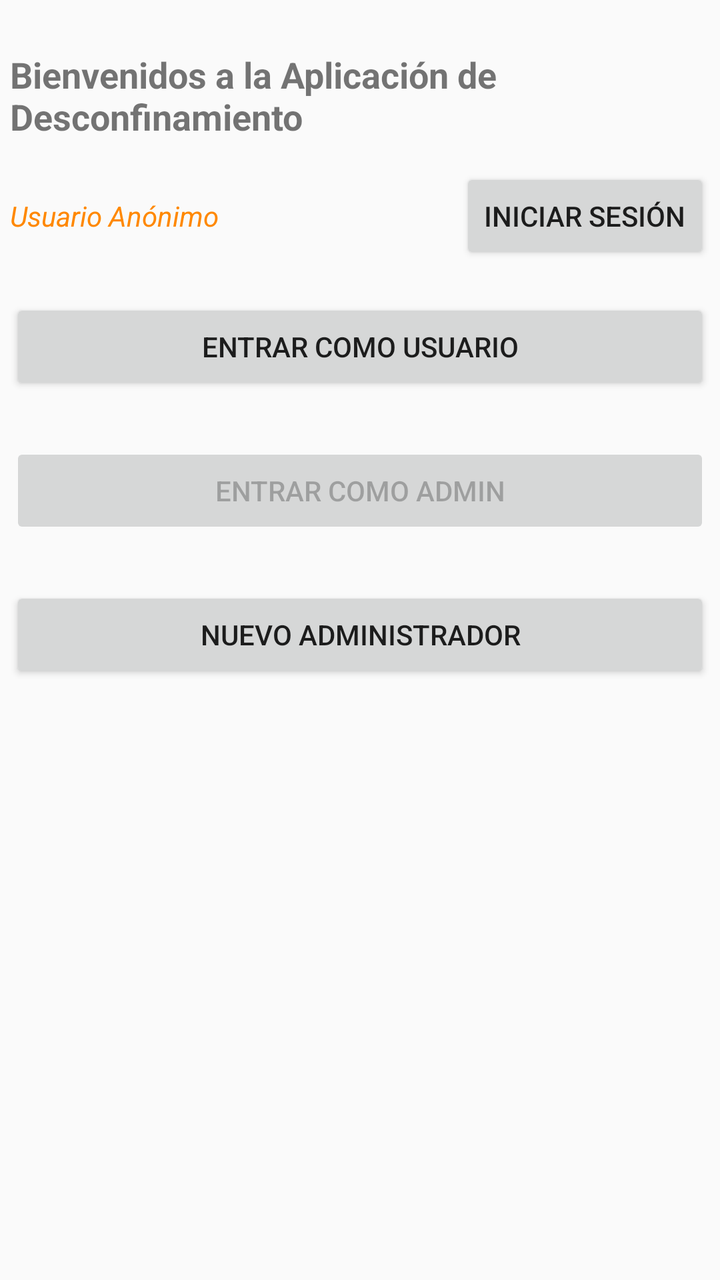
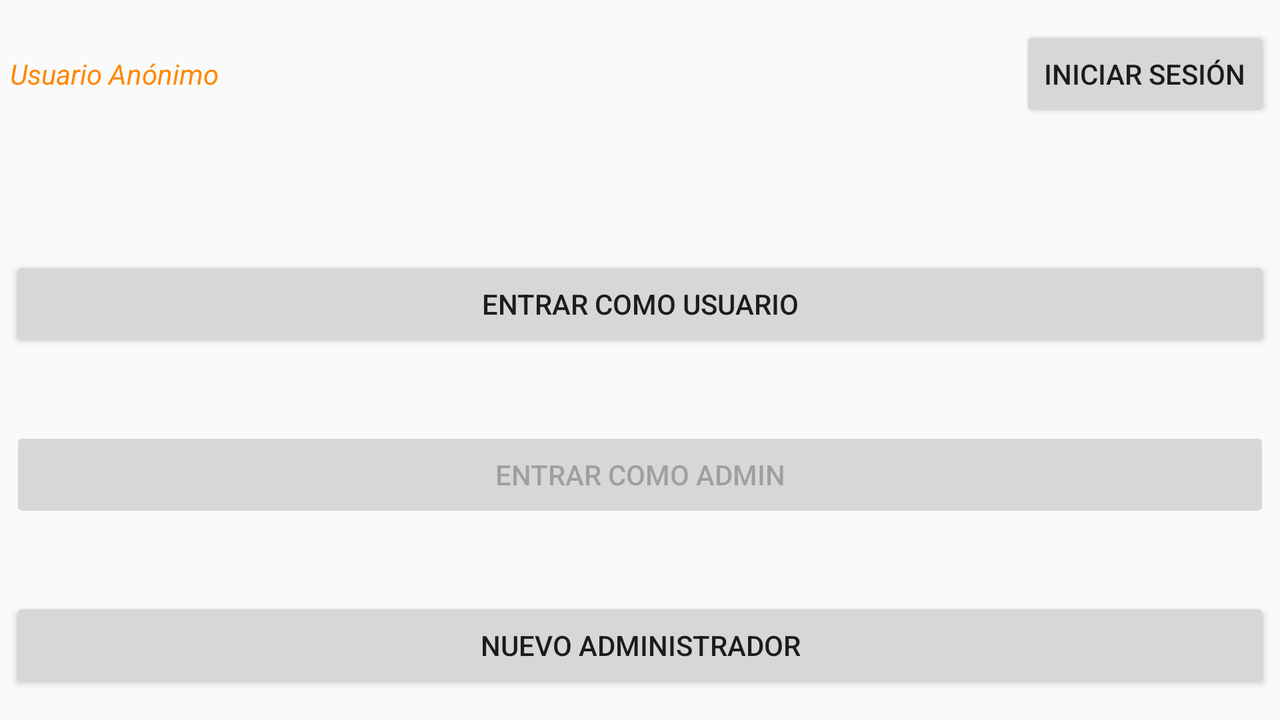

An Android layout and its configuration variant, each rendered on a device that would load it. The default file and the variant file are quoted in full after the pictures.
<!-- AndroidManifest.xml: application theme AppTheme -->
<!-- res/layout/activity_main.xml -->
<?xml version="1.0" encoding="utf-8"?>
<androidx.constraintlayout.widget.ConstraintLayout xmlns:android="http://schemas.android.com/apk/res/android"
    xmlns:app="http://schemas.android.com/apk/res-auto"
    xmlns:tools="http://schemas.android.com/tools"
    android:layout_width="match_parent"
    android:layout_height="match_parent"
    android:paddingLeft="5dp"
    android:paddingRight="5dp"
    tools:context=".MainActivity">

    <TextView
        android:id="@+id/etqTituloVPrincipal"
        android:layout_width="wrap_content"
        android:layout_height="0dp"
        android:text="@string/txtEtqBienvenida"
        android:textSize="18sp"
        android:textStyle="bold"
        app:layout_constraintEnd_toEndOf="parent"
        app:layout_constraintLeft_toLeftOf="parent"
        app:layout_constraintRight_toRightOf="parent"
        app:layout_constraintStart_toStartOf="parent"
        app:layout_constraintTop_toTopOf="@+id/guideline" />

    <androidx.constraintlayout.widget.Guideline
        android:id="@+id/guideline"
        android:layout_width="wrap_content"
        android:layout_height="wrap_content"
        android:orientation="horizontal"
        app:layout_constraintGuide_begin="25dp" />

    <TextView
        android:id="@+id/etqUsuarioVerificadio"
        android:layout_width="0dp"
        android:layout_height="wrap_content"
        android:layout_marginTop="28dp"
        android:text="@string/txtEtqUsuarioNoVerificado"
        android:textColor="@android:color/holo_orange_dark"
        android:textSize="14sp"
        android:textStyle="italic"
        app:layout_constraintEnd_toStartOf="@+id/btLogin"
        app:layout_constraintHorizontal_bias="0.5"
        app:layout_constraintHorizontal_chainStyle="spread"
        app:layout_constraintStart_toStartOf="parent"
        app:layout_constraintTop_toBottomOf="@+id/etqTituloVPrincipal" />

    <Button
        android:id="@+id/btUsuario"
        android:layout_width="0dp"
        android:layout_height="wrap_content"
        android:layout_marginTop="32dp"
        android:text="@string/txtBtSelecUsuario"
        app:layout_constraintEnd_toEndOf="parent"
        app:layout_constraintHorizontal_bias="0.0"
        app:layout_constraintStart_toStartOf="parent"
        app:layout_constraintTop_toBottomOf="@+id/etqUsuarioVerificadio" />

    <Button
        android:id="@+id/btAdmin"
        android:layout_width="0dp"
        android:layout_height="wrap_content"
        android:layout_marginTop="24dp"
        android:enabled="false"
        android:text="@string/txtBtSelecAdmin"
        app:layout_constraintEnd_toEndOf="parent"
        app:layout_constraintHorizontal_bias="0.444"
        app:layout_constraintStart_toStartOf="parent"
        app:layout_constraintTop_toBottomOf="@+id/btUsuario" />

    <Button
        android:id="@+id/btNuevoAdmin"
        android:layout_width="0dp"
        android:layout_height="wrap_content"
        android:layout_marginTop="24dp"
        android:text="@string/txtBtNuevoAdmin"
        app:layout_constraintEnd_toEndOf="parent"
        app:layout_constraintHorizontal_bias="0.498"
        app:layout_constraintStart_toStartOf="parent"
        app:layout_constraintTop_toBottomOf="@+id/btAdmin" />

    <Button
        android:id="@+id/btLogin"
        android:layout_width="wrap_content"
        android:layout_height="wrap_content"
        android:text="@string/txtBtLogIn"
        app:layout_constraintBaseline_toBaselineOf="@+id/etqUsuarioVerificadio"
        app:layout_constraintEnd_toEndOf="parent"
        app:layout_constraintHorizontal_bias="0.5"
        app:layout_constraintStart_toEndOf="@+id/etqUsuarioVerificadio" />

</androidx.constraintlayout.widget.ConstraintLayout>
<!-- resources referenced by this layout -->
<resources>
  <string name="txtBtLogIn">Iniciar Sesión</string>
  <string name="txtBtNuevoAdmin">Nuevo Administrador</string>
  <string name="txtBtSelecAdmin">Entrar como Admin</string>
  <string name="txtBtSelecUsuario">Entrar como usuario</string>
  <string name="txtEtqBienvenida">Bienvenidos a la Aplicación de Desconfinamiento</string>
  <string name="txtEtqUsuarioNoVerificado">Usuario Anónimo</string>
  <style name="AppTheme" parent="Theme.AppCompat.Light.DarkActionBar">
          
          <item name="colorPrimary">@color/colorPrimary</item>
          <item name="colorPrimaryDark">@color/colorPrimaryDark</item>
          <item name="colorAccent">@color/colorAccent</item>
      </style>
</resources>
<!-- res/layout-land/activity_main.xml (the repository's variant of the layout above) -->
<!-- drawn on the phone turned sideways -->
<?xml version="1.0" encoding="utf-8"?>
<androidx.constraintlayout.widget.ConstraintLayout xmlns:android="http://schemas.android.com/apk/res/android"
    xmlns:app="http://schemas.android.com/apk/res-auto"
    xmlns:tools="http://schemas.android.com/tools"
    android:layout_width="match_parent"

    android:layout_height="match_parent"
    android:paddingLeft="5dp"
    android:paddingRight="5dp">

    <TextView
        android:id="@+id/etqTituloVPrincipal"
        android:layout_width="wrap_content"
        android:layout_height="0dp"
        android:text="@string/txtEtqBienvenida"
        android:textSize="18sp"
        android:textStyle="bold"
        app:layout_constraintEnd_toEndOf="parent"
        app:layout_constraintLeft_toLeftOf="parent"
        app:layout_constraintRight_toRightOf="parent"
        app:layout_constraintStart_toStartOf="parent"
        app:layout_constraintTop_toTopOf="@+id/guideline" />

    <androidx.constraintlayout.widget.Guideline
        android:id="@+id/guideline"
        android:layout_width="wrap_content"
        android:layout_height="wrap_content"
        android:orientation="horizontal"
        app:layout_constraintGuide_end="385dp" />

    <TextView
        android:id="@+id/etqUsuarioVerificadio"
        android:layout_width="0dp"
        android:layout_height="wrap_content"
        android:layout_marginTop="28dp"
        android:text="@string/txtEtqUsuarioNoVerificado"
        android:textColor="@android:color/holo_orange_dark"
        android:textSize="14sp"
        android:textStyle="italic"
        app:layout_constraintEnd_toStartOf="@+id/btLogin"
        app:layout_constraintHorizontal_bias="0.5"
        app:layout_constraintHorizontal_chainStyle="spread"
        app:layout_constraintStart_toStartOf="parent"
        app:layout_constraintTop_toBottomOf="@+id/etqTituloVPrincipal" />

    <Button
        android:id="@+id/btUsuario"
        android:layout_width="0dp"
        android:layout_height="wrap_content"
        android:text="@string/txtBtSelecUsuario"
        app:layout_constraintBottom_toTopOf="@+id/btAdmin"
        app:layout_constraintEnd_toEndOf="parent"
        app:layout_constraintHorizontal_bias="0.5"
        app:layout_constraintStart_toStartOf="parent"
        app:layout_constraintTop_toTopOf="@+id/guideline14" />

    <Button
        android:id="@+id/btAdmin"
        android:layout_width="0dp"
        android:layout_height="wrap_content"
        android:layout_marginTop="24dp"
        android:enabled="false"
        android:text="@string/txtBtSelecAdmin"
        app:layout_constraintBottom_toTopOf="@+id/btNuevoAdmin"
        app:layout_constraintEnd_toEndOf="parent"
        app:layout_constraintHorizontal_bias="0.5"
        app:layout_constraintStart_toStartOf="parent"
        app:layout_constraintTop_toBottomOf="@+id/btUsuario" />

    <Button
        android:id="@+id/btNuevoAdmin"
        android:layout_width="0dp"
        android:layout_height="wrap_content"
        android:layout_marginTop="24dp"
        android:text="@string/txtBtNuevoAdmin"
        app:layout_constraintBottom_toBottomOf="parent"
        app:layout_constraintEnd_toEndOf="parent"
        app:layout_constraintHorizontal_bias="0.5"
        app:layout_constraintStart_toStartOf="parent"
        app:layout_constraintTop_toBottomOf="@+id/btAdmin" />

    <Button
        android:id="@+id/btLogin"
        android:layout_width="wrap_content"
        android:layout_height="wrap_content"
        android:text="@string/txtBtLogIn"
        app:layout_constraintBaseline_toBaselineOf="@+id/etqUsuarioVerificadio"
        app:layout_constraintEnd_toEndOf="parent"
        app:layout_constraintHorizontal_bias="0.5"
        app:layout_constraintStart_toEndOf="@+id/etqUsuarioVerificadio" />

    <androidx.constraintlayout.widget.Guideline
        android:id="@+id/guideline14"
        android:layout_width="wrap_content"
        android:layout_height="wrap_content"
        android:orientation="horizontal"
        app:layout_constraintGuide_percent="0.3187348" />


</androidx.constraintlayout.widget.ConstraintLayout>
